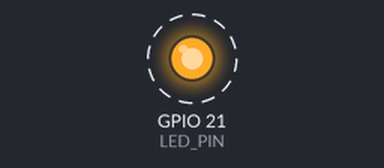
Simulated run of this program. Board: Seeed XIAO ESP32-S3. On the bench: output pins drawn as LEDs (lit = HIGH). Dashed ring = blinking.

Above: at 0.3 s.
Timing chart, 0 to 3.0 s (numbered marks = the images above):
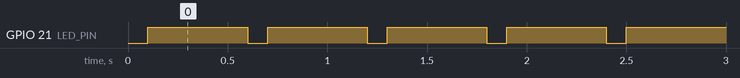

Measured:
- by itself, GPIO 21 (LED_PIN): alternates HIGH for 0.50 s and LOW for 0.10 s

The program:

main.cpp
```cpp
#include <Arduino.h>

// Flash the orange user LED on GPIO21
const int LED_PIN = 21;

// initialize digital pin LED_PIN as an output.
void setup() {
  pinMode(LED_PIN, OUTPUT);
}

void loop() {
  digitalWrite(LED_PIN, LOW);   // turn the LED on by making the voltage LOW
  delay(100);
  digitalWrite(LED_PIN, HIGH);  // turn the LED off (HIGH is the voltage level)
  delay(500);
}
```
